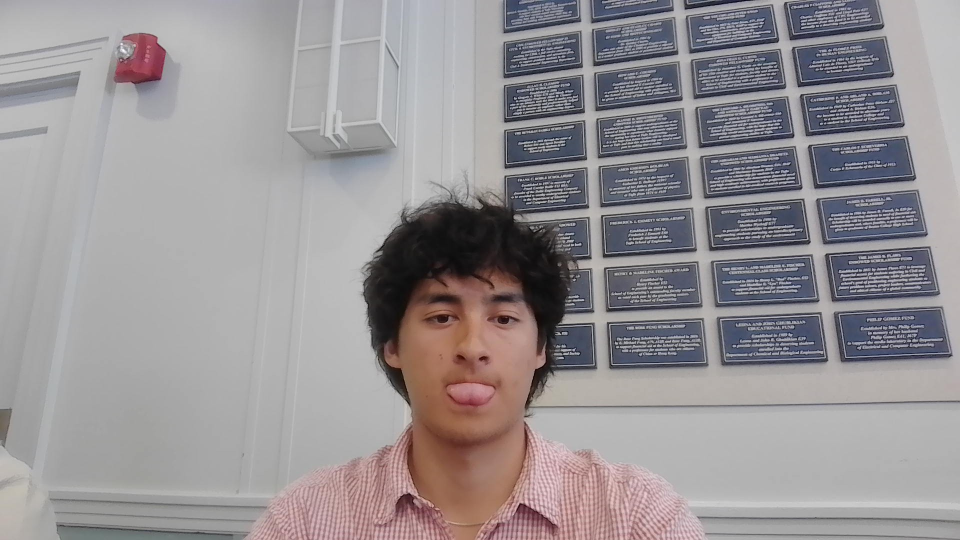
#> input picture hi.jpg, 1920 x 1080 px (shown at 1/2 size)
$ python threshold_morphology_slider.py hi.jpg   (older library calls are emulated)
#> lines starting #> are read from the running program, lines starting #| are printed output that depends on the picture; after the words box and inside, x2 and y2 are one past the last pixel; in counts of white or black regions, pixels touching at a corner belong together
"""Interactively explore grayscale thresholding, dilation, and erosion on an image.

Usage:
    python threshold_morphology_slider.py <image_path>

Trackbars control:
- Threshold: binary threshold cutoff (0-255) applied to the grayscale image
- Morph Kernel Size: structuring element size (pixels) used for dilation/erosion
- Dilate Iter / Erode Iter: how many times dilation/erosion is applied to the
  thresholded image
- Conv Kernel: which convolution kernel to apply to the grayscale image (see
  KERNELS below) - slide through box blur, Gaussian blur, sharpen, Laplacian
  edge detection, Sobel X/Y, and emboss

A convolution kernel is a small matrix slid over the image: at each position
you multiply the kernel values by the pixel values underneath, sum the
products, and that sum becomes the new center pixel. This differs from the
morphological structuring element used for dilation/erosion, which combines
neighboring pixels with a logical AND/OR (any/all) instead of a weighted sum.

Shows a 2x2 grid (grayscale and threshold on top, dilation and erosion on
bottom), a wide outline row (dilation minus the threshold image, which
leaves just the boundary the dilation grew outward), and a wide convolution
row with the selected kernel's matrix overlaid on it. Press 's' to save the
current grid, 'q'/Esc to quit.
"""

import sys
from pathlib import Path

import cv2
import numpy as np

WINDOW_NAME = "Threshold / Dilation / Erosion (s to save, q to quit)"

# The grid is 2 panels wide x 4 rows tall (top, bottom, outline, convolution),
# each row topped with a 28px label bar. Panel width is chosen per-image (see
# compute_panel_width) so the whole window fits within these bounds instead
# of running off the bottom of the screen for tall/wide source images.
MAX_GRID_WIDTH = 1000
MAX_GRID_HEIGHT = 820
LABEL_HEIGHT = 28
GRID_ROWS = 4


def compute_panel_width(img_h: int, img_w: int) -> int:
    aspect = img_h / img_w
    width_limit_from_grid = MAX_GRID_WIDTH // 2
    height_budget_per_row = MAX_GRID_HEIGHT // GRID_ROWS - LABEL_HEIGHT
    width_limit_from_height = int(height_budget_per_row / aspect)
    return max(60, min(width_limit_from_grid, width_limit_from_height, img_w))

# name -> (kernel matrix, divisor). The divisor normalizes the sum (e.g. the
# classic 3x3 box blur is this matrix of 1s times 1/9) while keeping the
# matrix itself in the same whole-number form you'd see written out by hand.
KERNELS = {
    "Identity": (np.array([[0, 0, 0], [0, 1, 0], [0, 0, 0]], dtype=np.float32), 1),
    "Box Blur": (np.ones((3, 3), dtype=np.float32), 9),
    "Gaussian Blur": (np.array([[1, 2, 1], [2, 4, 2], [1, 2, 1]], dtype=np.float32), 16),
    "Sharpen": (np.array([[0, -1, 0], [-1, 5, -1], [0, -1, 0]], dtype=np.float32), 1),
    "Edge (Laplacian)": (np.array([[0, -1, 0], [-1, 4, -1], [0, -1, 0]], dtype=np.float32), 1),
    "Sobel X": (np.array([[-1, 0, 1], [-2, 0, 2], [-1, 0, 1]], dtype=np.float32), 1),
    "Sobel Y": (np.array([[-1, -2, -1], [0, 0, 0], [1, 2, 1]], dtype=np.float32), 1),
    "Emboss": (np.array([[-2, -1, 0], [-1, 1, 1], [0, 1, 2]], dtype=np.float32), 1),
}
KERNEL_NAMES = list(KERNELS.keys())


def label(panel: np.ndarray, text: str) -> np.ndarray:
    panel = panel.copy()
    cv2.rectangle(panel, (0, 0), (panel.shape[1], 28), (0, 0, 0), -1)
    cv2.putText(panel, text, (8, 20), cv2.FONT_HERSHEY_SIMPLEX, 0.6, (255, 255, 255), 1, cv2.LINE_AA)
    return panel


def overlay_kernel_matrix(panel: np.ndarray, kernel: np.ndarray, divisor: float) -> np.ndarray:
    panel = panel.copy()
    lines = ["  ".join(f"{v:>3g}" for v in row) for row in kernel]
    if divisor != 1:
        lines.append(f"(sum x 1/{divisor:g})")
    box_h = 18 * len(lines) + 10
    cv2.rectangle(panel, (0, panel.shape[0] - box_h), (190, panel.shape[0]), (0, 0, 0), -1)
    for i, line in enumerate(lines):
        y = panel.shape[0] - box_h + 16 + i * 18
        cv2.putText(panel, line, (8, y), cv2.FONT_HERSHEY_SIMPLEX, 0.45, (255, 255, 255), 1, cv2.LINE_AA)
    return panel


def apply_kernel(gray: np.ndarray, name: str) -> np.ndarray:
    kernel, divisor = KERNELS[name]
    filtered = cv2.filter2D(gray, cv2.CV_64F, kernel / divisor)
    return cv2.convertScaleAbs(filtered)


def to_bgr(gray: np.ndarray) -> np.ndarray:
    return cv2.cvtColor(gray, cv2.COLOR_GRAY2BGR)


def build_grid(
    gray: np.ndarray,
    thresh_val: int,
    kernel_size: int,
    dilate_iter: int,
    erode_iter: int,
    conv_kernel_name: str,
    panel_width: int,
) -> np.ndarray:
    h, w = gray.shape[:2]
    if w != panel_width:
        scale = panel_width / w
        gray = cv2.resize(gray, (panel_width, max(1, int(h * scale))))

    _, binary = cv2.threshold(gray, thresh_val, 255, cv2.THRESH_BINARY)
    kernel = np.ones((max(kernel_size, 1), max(kernel_size, 1)), np.uint8)
    dilated = cv2.dilate(binary, kernel, iterations=dilate_iter)
    eroded = cv2.erode(binary, kernel, iterations=erode_iter)

    top = np.hstack([
        label(to_bgr(gray), "Grayscale"),
        label(to_bgr(binary), f"Threshold: {thresh_val}"),
    ])
    bottom = np.hstack([
        label(to_bgr(dilated), f"Dilation x{dilate_iter}"),
        label(to_bgr(eroded), f"Erosion x{erode_iter}"),
    ])

    outline = cv2.subtract(dilated, binary)
    outline_row = cv2.resize(to_bgr(outline), (top.shape[1], gray.shape[0]))
    outline_row = label(outline_row, "Outline (Dilation - Threshold)")

    conv_kernel, conv_divisor = KERNELS[conv_kernel_name]
    convolved = apply_kernel(gray, conv_kernel_name)
    conv_row = cv2.resize(to_bgr(convolved), (top.shape[1], gray.shape[0]))
    conv_row = label(conv_row, f"Convolution: {conv_kernel_name}")
    conv_row = overlay_kernel_matrix(conv_row, conv_kernel, conv_divisor)

    return np.vstack([top, bottom, outline_row, conv_row])


def main():
    if len(sys.argv) < 2:
        print(__doc__)
        sys.exit(1)

    input_path = Path(sys.argv[1])
    image = cv2.imread(str(input_path))
#> image is the input picture: shape (1080, 1920, 3); mean B, G, R 148.4, 146, 150.5
    if image is None:
        raise FileNotFoundError(f"Could not read image: {input_path}")
    gray = cv2.cvtColor(image, cv2.COLOR_BGR2GRAY)
    panel_width = compute_panel_width(*gray.shape[:2])
#> panel_width = 314

    cv2.namedWindow(WINDOW_NAME)
    cv2.createTrackbar("Threshold", WINDOW_NAME, 127, 255, lambda _: None)
    cv2.createTrackbar("Morph Kernel Size", WINDOW_NAME, 3, 31, lambda _: None)
    cv2.createTrackbar("Dilate Iter", WINDOW_NAME, 1, 10, lambda _: None)
    cv2.createTrackbar("Erode Iter", WINDOW_NAME, 1, 10, lambda _: None)
    cv2.createTrackbar("Conv Kernel", WINDOW_NAME, 0, len(KERNEL_NAMES) - 1, lambda _: None)

    grid = None
    while True:
        if cv2.getWindowProperty(WINDOW_NAME, cv2.WND_PROP_VISIBLE) < 1:
            break  # window was closed via its titlebar, not 'q'/Esc

        thresh_val = cv2.getTrackbarPos("Threshold", WINDOW_NAME)
        kernel_size = cv2.getTrackbarPos("Morph Kernel Size", WINDOW_NAME)
        dilate_iter = cv2.getTrackbarPos("Dilate Iter", WINDOW_NAME)
        erode_iter = cv2.getTrackbarPos("Erode Iter", WINDOW_NAME)
        conv_kernel_name = KERNEL_NAMES[cv2.getTrackbarPos("Conv Kernel", WINDOW_NAME)]

        grid = build_grid(gray, thresh_val, kernel_size, dilate_iter, erode_iter, conv_kernel_name, panel_width)
#> in build_grid, `_, binary = cv2.threshold(gray, thresh_val, 255, cv2.THRESH_BINARY)`:
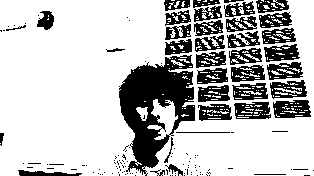
#> binary: shape (176, 314); 74.3% white; 142 black regions (104 under 20 px), largest, box (x1, y1, x2, y2) and area: (119, 55, 195, 176) 4769, (273, 100, 311, 118) 513, (234, 102, 271, 119) 446
#> in build_grid, `dilated = cv2.dilate(binary, kernel, iterations=dilate_iter)`: dilated: shape (176, 314); 89.1% white; 184 black regions (146 under 20 px), largest, box (x1, y1, x2, y2) and area: (120, 59, 194, 166) 3469, (265, 46, 298, 60) 183, (20, 171, 78, 176) 148
#> in build_grid, `eroded = cv2.erode(binary, kernel, iterations=erode_iter)`: eroded: shape (176, 314); 60.5% white; 36 black regions (12 under 20 px), largest, box (x1, y1, x2, y2) and area: (113, 0, 235, 176) 8325, (223, 0, 312, 120) 8129, (192, 0, 231, 103) 3127
#> in build_grid, `top = np.hstack([ label(to_bgr(gray), "Grayscale"), label(to_bgr(binar..`:
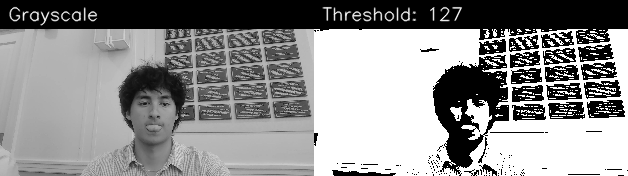
#> top: shape (176, 628, 3); min 0, max 255, mean 142.2
#> in build_grid, `bottom = np.hstack([ label(to_bgr(dilated), f"Dilation x{dilate_iter}"..`:
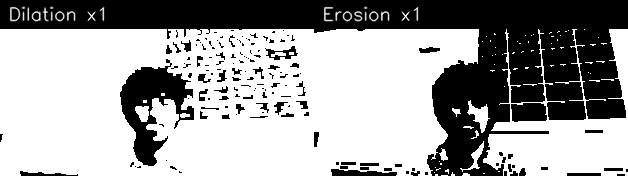
#> bottom: shape (176, 628, 3); min 0, max 255, mean 160.3
#> in build_grid, `outline = cv2.subtract(dilated, binary)`:
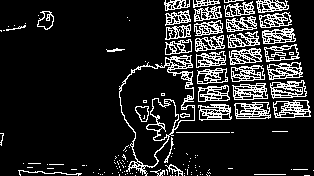
#> outline: shape (176, 314); 14.8% white in thin lines or dots
#> in to_bgr (call 5), `return cv2.cvtColor(gray, cv2.COLOR_GRAY2BGR)`: returned value: shape (176, 314, 3); 14.8% white in thin lines or dots
#> in build_grid, `outline_row = cv2.resize(to_bgr(outline), (top.shape[1], gray.shape[0]))`:
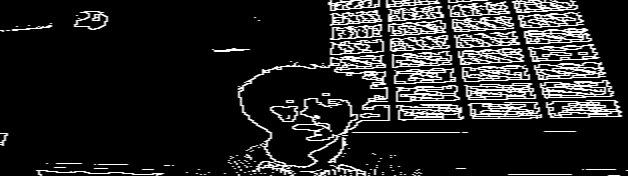
#> outline_row: shape (176, 628, 3); min 0, max 255, mean 37.8
#> after the loop in overlay_kernel_matrix, `for i, line in enumerate(lines):`:
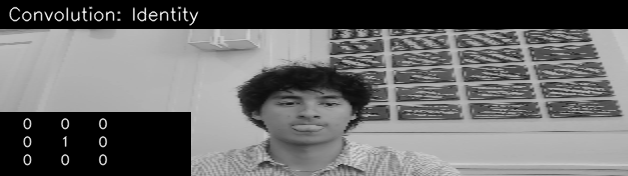
#> panel: shape (176, 628, 3); min 0, max 251, mean 106.9
#> in build_grid, `return np.vstack([top, bottom, outline_row, conv_row])`:
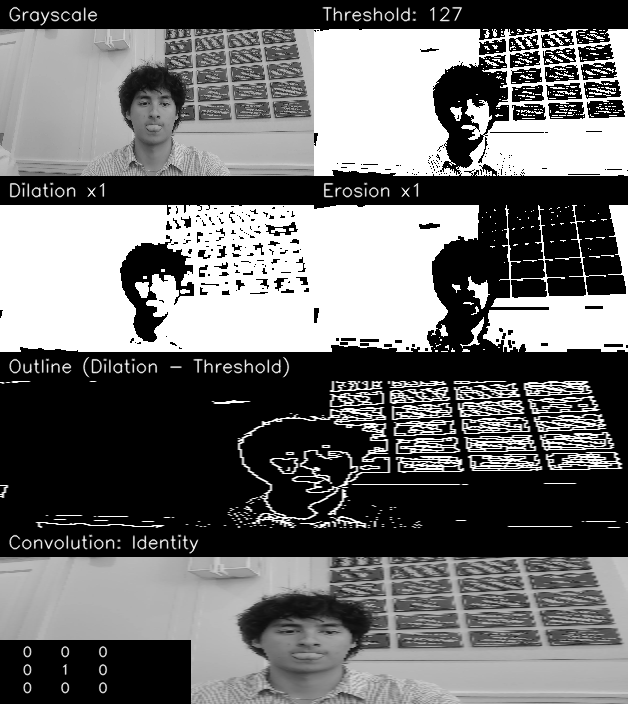
#> returned value: shape (704, 628, 3); min 0, max 255, mean 110.2
        cv2.imshow(WINDOW_NAME, grid)

        key = cv2.waitKey(30) & 0xFF
#> (key q is pressed here)
        if key in (ord("q"), 27):  # q or Esc
            break
        if key == ord("s"):
            out_path = input_path.with_name(f"{input_path.stem}_threshold_morph{input_path.suffix}")
            cv2.imwrite(str(out_path), grid)
            print(f"Saved {out_path}")

    cv2.destroyAllWindows()


if __name__ == "__main__":
    main()
